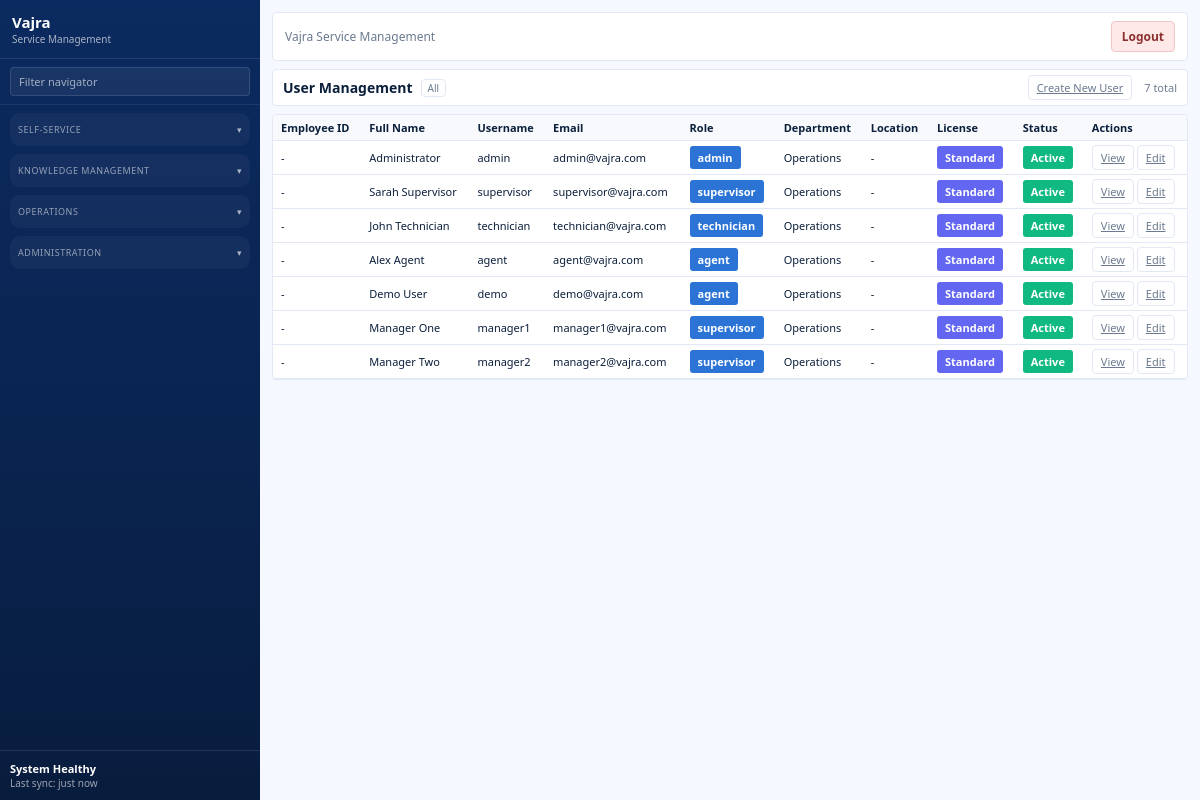
Screenshot of /admin/users with the database file from the repository.
### models/admin.py (models this page shows)
class User(Base):
    __tablename__ = "users"
    id = Column(Integer, primary_key=True, index=True)
    username = Column(String(150), unique=True, nullable=False)
    email = Column(String(200), unique=True, nullable=False)
    full_name = Column(String(200), nullable=False, default="")
    password_hash = Column(String(255), nullable=False)
    role = Column(String(50), nullable=False, default="agent")
    license_type = Column(String(50), default="Standard")
    department = Column(String(100), default="")
    location = Column(String(100), default="")
    employee_id = Column(String(50), unique=True, nullable=True)
    specialization = Column(String(200), default="")
    phone = Column(String(20), default="")
    hire_date = Column(DateTime(timezone=True), nullable=True)
    status = Column(String(20), default="Active")
    is_active = Column(Boolean, default=True, nullable=False)
    data = Column(JSON, default=dict)
    created_at = Column(DateTime(timezone=True), server_default=func.now(), nullable=False)

### routers/admin.py (the view)
@router.get("/admin/users")
def users_list_page(request: Request, db: Session = Depends(get_db)):
    page = int(request.query_params.get("page", 1))
    db_users = db.query(User).order_by(User.id).all()
    all_users = [
        {
            "id": user.id,
            "username": user.username,
            "email": user.email,
            "full_name": user.full_name,
            "role": user.role,
            "license_type": user.license_type,
            "department": user.department,
            "location": user.location,
            "employee_id": user.employee_id,
            "specialization": user.specialization,
            "phone": user.phone,
            "status": user.status,
        }
        for user in db_users
    ]
    if not all_users:
        all_users = _get_sample_users()
    pagination = paginate(all_users, page=page, per_page=50)
    context = build_template_context(request, users=pagination["items"], pagination=pagination)
    return templates.TemplateResponse(request, "users_list.html", context)

### templates/users_list.html (shortened to what this page needs)
{% extends "base.html" %}
{% block content %}
<section class="list-shell">
  <div class="list-bar">
    <div class="list-title">
      <h1>User Management</h1>
      <span class="pill">All</span>
    </div>
    <div class="list-controls">
      <div class="list-actions">
        <a class="ghost small" href="/admin/users/new">Create New User</a>
      </div>
      <span class="list-meta">{{ pagination.total }} total</span>
    </div>
  </div>
  <div class="list-card">
    <table class="table dense clickable">
      <thead>
        <tr>
          <th>Employee ID</th>
          <th>Full Name</th>
          <th>Username</th>
          <th>Email</th>
          <th>Role</th>
          <th>Department</th>
          <th>Location</th>
          <th>License</th>
          <th>Status</th>
          <th>Actions</th>
        </tr>
      </thead>
      <tbody>
        {% for user in users %}
        <tr onclick="window.location.href='/admin/users/{{ user.id }}';" style="cursor: pointer;">
          <td>{{ user.employee_id or "-" }}</td>
          <td>{{ user.full_name }}</td>
          <td>{{ user.username }}</td>
          <td>{{ user.email }}</td>
          <td><span class="badge">{{ user.role }}</span></td>
          <td>{{ user.department or "-" }}</td>
          <td>{{ user.location or "-" }}</td>
          <td><span class="badge secondary">{{ user.license_type }}</span></td>
          <td><span class="badge {{ 'success' if user.status == 'Active' else 'warning' }}">{{ user.status }}</span></td>
          <td onclick="event.stopPropagation();">
            <a class="ghost small" href="/admin/users/{{ user.id }}">View</a>
            <a class="ghost small" href="/admin/users/{{ user.id }}/edit">Edit</a>
          </td>
        </tr>
        {% endfor %}
      </tbody>
    </table>
  </div>
</section>
{% endblock %}

### templates/base.html (shortened to what this page needs)
<!doctype html>
<html lang="en">
  <head>
    <link rel="stylesheet" href="/static/css/styles.css?v=1.1" />
  </head>
  <body class="si-app">
    <aside id="sidebar" class="si-sidebar">
      <div class="si-brand">
        <div>
          <div class="si-brand-name">Vajra</div>
          <div class="si-brand-sub">Service Management</div>
        </div>
      </div>
      <div class="si-filter">
        <input type="search" placeholder="Filter navigator" />
      </div>
      <nav class="si-nav">
        <details class="si-nav-group open">
          <summary class="si-nav-section">Self-Service</summary>
        </details>
        <details class="si-nav-group open">
          <summary class="si-nav-section">Knowledge Management</summary>
        </details>
        <details class="si-nav-group open">
          <summary class="si-nav-section">Operations</summary>
        </details>
        <details class="si-nav-group open">
          <summary class="si-nav-section">Administration</summary>
        </details>
      </nav>
      <div class="si-sidebar-footer">
        <div class="si-status">System Healthy</div>
        <div class="si-status-meta">Last sync: just now</div>
      </div>
    </aside>
    <div id="main" class="si-main">
      <div class="si-topbar">
        <div class="si-topbar-left">
          <div class="si-breadcrumb">
            <span>Vajra Service Management</span>
          </div>
        </div>
        <div class="si-topbar-right">
          <a class="si-btn si-logout" href="/logout">Logout</a>
        </div>
      </div>
      <main class="si-content">
        {% block content %}{% endblock %}
      </main>
    </div>
  </body>
</html>

### static/css/styles.css (style rules this page uses)
:root { --si-bg: #f5f8ff; --si-panel: #ffffff; --si-surface: #f6f9ff; --si-sidebar: #0f2e63; --si-sidebar-accent: #113a7a; --si-primary: #2b74d6; --si-primary-2: #1c59b3; --si-secondary: #0f172a; --si-text: #0b1f3b; --si-muted: #6b7a90; --si-card: #ffffff; --si-border: #e2e9f5; --si-shadow: 0 12px 28px rgba(15, 40, 90, 0.08); --si-shadow-soft: 0 6px 16px rgba(15, 40, 90, 0.06); }
* { box-sizing: border-box; }
body.si-app { background: var(--si-bg); font-family: "IBM Plex Sans", "Segoe UI", sans-serif; color: var(--si-text); margin: 0; font-size: 13px; }
.si-sidebar { width: 260px; background: linear-gradient(180deg, #0b2a5f 0%, #0a2450 55%, #081c3d 100%); color: #fff; min-height: 100vh; position: fixed; left: 0; top: 0; bottom: 0; display: flex; flex-direction: column; z-index: 1030; overflow: hidden; }
.si-sidebar { scrollbar-width: thin; scrollbar-color: #3d6aca rgba(255, 255, 255, 0.08); }
.si-brand { display: flex; align-items: center; gap: 12px; padding: 12px 12px; border-bottom: 1px solid rgba(255,255,255,0.1); }
.si-brand-name { font-weight: 700; font-size: 15px; }
.si-brand-sub { font-size: 10px; color: rgba(255,255,255,0.65); }
.si-filter { padding: 8px 10px; border-bottom: 1px solid rgba(255,255,255,0.08); }
.si-filter input { width: 100%; padding: 6px 8px; border-radius: 4px; border: 1px solid rgba(255,255,255,0.12); background: rgba(255,255,255,0.06); color: #fff; font: inherit; font-size: 11px; }
.si-filter input::placeholder { color: rgba(255,255,255,0.6); }
.si-nav { padding: 8px 10px 10px 10px; flex: 1; overflow-y: auto; }
.si-nav-group { border-radius: 10px; margin-bottom: 8px; overflow: hidden; }
.si-nav-group summary { list-style: none; cursor: pointer; margin: 0; padding: 10px 8px; }
.si-nav-group summary::after { content: "▾"; float: right; transition: transform 0.2s ease; color: rgba(255,255,255,0.65); }
.si-nav-group.open > summary { background: rgba(255,255,255,0.04); }
.si-nav-section { font-size: 9px; text-transform: uppercase; color: rgba(255,255,255,0.55); letter-spacing: 0.06em; }
.si-sidebar-footer { padding: 10px; border-top: 1px solid rgba(255,255,255,0.1); }
.si-status { font-size: 11px; font-weight: 600; }
.si-status-meta { font-size: 10px; color: rgba(255,255,255,0.6); }
.si-main { margin-left: 260px; min-height: 100vh; display: flex; flex-direction: column; gap: 8px; padding: 12px 12px 24px 12px; }
.si-topbar { display: flex; justify-content: space-between; align-items: center; background: var(--si-panel); border: 1px solid var(--si-border); border-radius: 4px; padding: 8px 12px; }
.si-topbar-left, .si-topbar-right { display: flex; align-items: center; gap: 10px; }
.si-breadcrumb { display: flex; align-items: center; gap: 6px; font-size: 12px; color: var(--si-muted); }
.si-btn { border-radius: 4px; border: 1px solid var(--si-border); padding: 6px 10px; background: #fff; font-size: 12px; cursor: pointer; }
.si-logout { background: #ffe8e8; border-color: #f2c6c6; color: #8b2f2f; font-weight: 600; text-decoration: none; }
.si-content { display: grid; gap: 8px; }
.list-shell { display: grid; gap: 8px; }
.list-bar, .list-footer { background: #ffffff; border: 1px solid var(--si-border); border-radius: 4px; padding: 5px 10px; display: flex; align-items: center; justify-content: space-between; font-size: 12px; }
.list-title { display: flex; align-items: center; gap: 8px; flex-wrap: wrap; }
.list-title h1 { margin: 0; font-size: 14px; }
.pill { background: transparent; border: 1px solid var(--si-border); color: var(--si-muted); padding: 1px 6px; border-radius: 4px; font-size: 10px; }
.list-controls { display: flex; align-items: center; gap: 12px; }
.list-actions { display: flex; gap: 6px; }
.list-card { background: #ffffff; border: 1px solid var(--si-border); border-radius: 4px; box-shadow: none; overflow: hidden; }
.list-meta { color: var(--si-muted); font-size: 11px; }
.table { width: 100%; border-collapse: collapse; }
.table th, .table td { text-align: left; padding: 5px 8px; border-bottom: 1px solid var(--si-border); font-size: 11px; }
.table th { background: #f7f9fd; font-weight: 600; }
.ghost, .small { border-radius: 4px; border: 1px solid var(--si-border); padding: 4px 8px; background: #ffffff; color: var(--si-muted); cursor: pointer; font-size: 11px; }

### templates/users_list.html (style rules this page uses)
.badge { display: inline-block; padding: 4px 8px; border-radius: 3px; font-size: 11px; font-weight: 600; background: var(--si-primary); color: white; }
.badge.secondary { background: #6366f1; }
.badge.success { background: #10b981; }

### rows the page displays
User: employee_id "-", full_name "Administrator", username "admin", email "admin@vajra.com", role "admin", department "Operations", location "-", license_type "Standard", status "Active"
User: employee_id "-", full_name "Sarah Supervisor", username "supervisor", email "supervisor@vajra.com", role "supervisor", department "Operations", location "-", license_type "Standard", status "Active"
User: employee_id "-", full_name "John Technician", username "technician", email "technician@vajra.com", role "technician", department "Operations", location "-", license_type "Standard", status "Active"
User: employee_id "-", full_name "Alex Agent", username "agent", email "agent@vajra.com", role "agent", department "Operations", location "-", license_type "Standard", status "Active"
User: employee_id "-", full_name "Demo User", username "demo", email "demo@vajra.com", role "agent", department "Operations", location "-", license_type "Standard", status "Active"
User: employee_id "-", full_name "Manager One", username "manager1", email "manager1@vajra.com", role "supervisor", department "Operations", location "-", license_type "Standard", status "Active"
User: employee_id "-", full_name "Manager Two", username "manager2", email "manager2@vajra.com", role "supervisor", department "Operations", location "-", license_type "Standard", status "Active"

### other values shown
{{ pagination.total }} "7"
